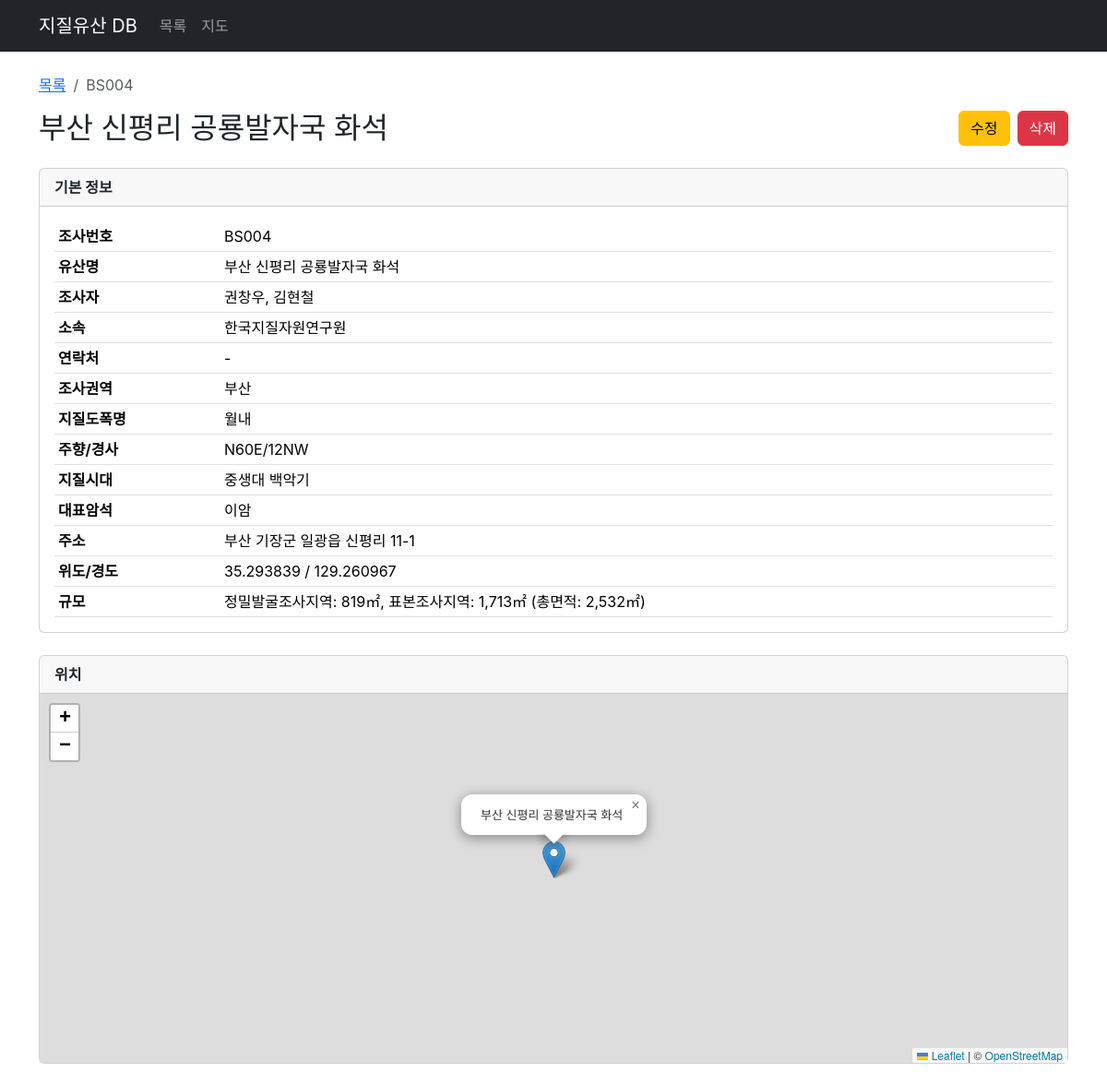
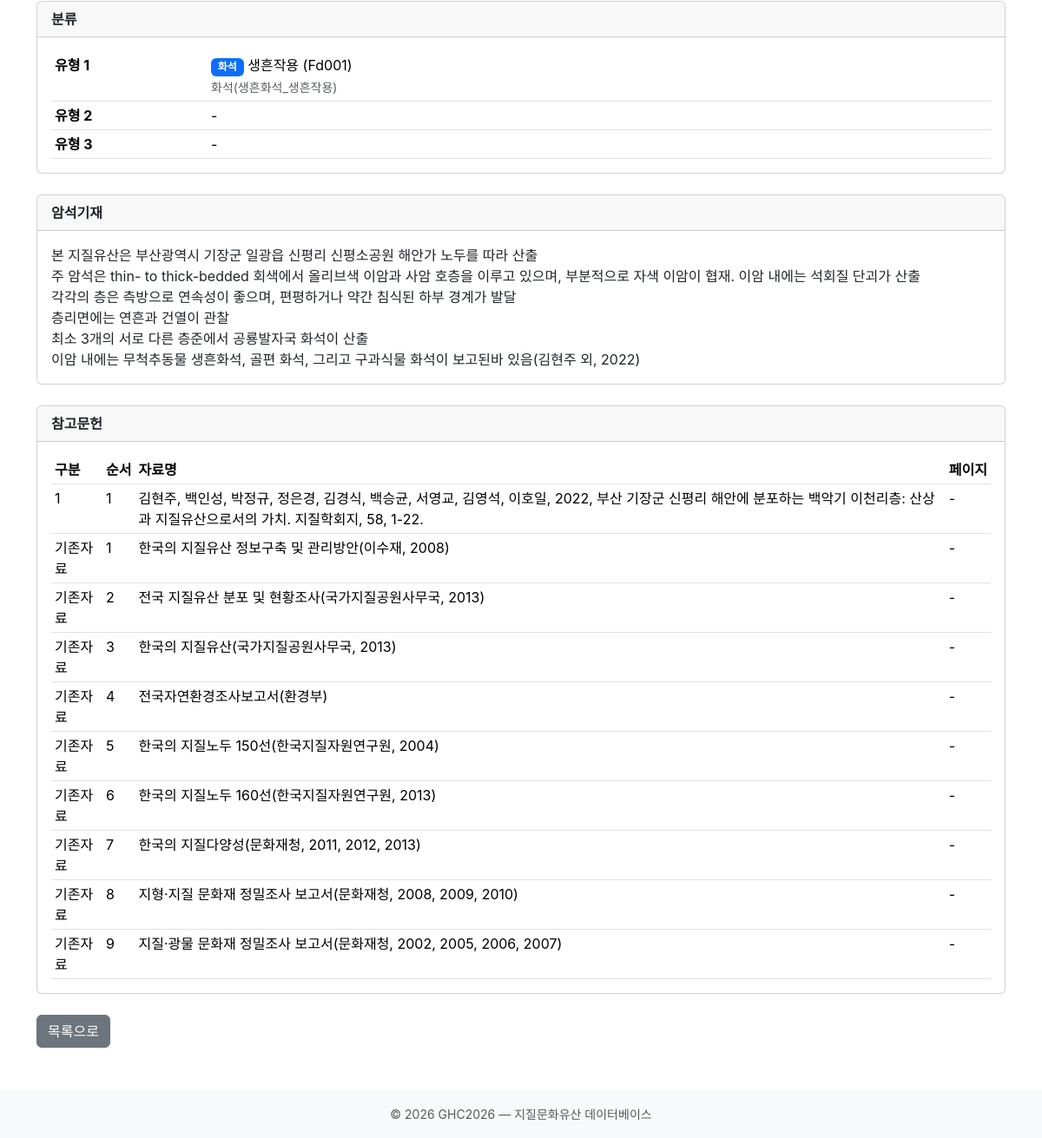
Screenshot of /heritage/BS004 with the database file from the repository (2 pictures, top to bottom).
### tables this page shows
CREATE TABLE GEOLOGICAL_CULTURAL_HERITAGE (
    SURVEY_NO       TEXT PRIMARY KEY,
    SURVEY_YEAR     INTEGER,

    GCH_NM          TEXT,
    SURVEY_NM       TEXT,
    PSITN           TEXT,
    CTTPC           TEXT,
    AREA_NM         TEXT,
    GEOLGC_MAP_NM   TEXT,
    STRK_SDP        TEXT,

    TY1_CD          TEXT,
    TY1_DES         TEXT,
    TY2_CD          TEXT,
    TY2_DES         TEXT,
    TY3_CD          TEXT,
    TY3_DES         TEXT,

    GEOLGC_AGE      TEXT,
    RRSTV_RCK       TEXT,
    ADDRESS         TEXT,

    LAT             REAL,
    LON             REAL,

    CCLT_SCL        TEXT,
    RKFR_DES        TEXT,

    CREATE_DT       TEXT,
    CREATOR_ID      TEXT,

    FOREIGN KEY (TY1_CD) REFERENCES COMMON_CODE(CODE),
    FOREIGN KEY (TY2_CD) REFERENCES COMMON_CODE(CODE),
    FOREIGN KEY (TY3_CD) REFERENCES COMMON_CODE(CODE)
);

CREATE TABLE COMMON_CODE (
    CODE_SN     INTEGER PRIMARY KEY AUTOINCREMENT,
    CODE        TEXT,
    CODE_NM     TEXT,
    TOP_CD      TEXT,
    TOP_CD_NM   TEXT,
    MID_CD      TEXT,
    MID_CD_NM   TEXT,
    BOT_CD      TEXT,
    BOT_CD_NM   TEXT,
    UPPER_CD    TEXT,
    RGSDE       TEXT
);

CREATE TABLE REFERENCE_MATERIAL (
    MATERIAL_SN  INTEGER PRIMARY KEY AUTOINCREMENT,

    SURVEY_NO    TEXT NOT NULL,
    GROUP_GBN    TEXT,
    ORDR         TEXT,
    MATERIAL_NM  TEXT,
    PGE          TEXT,

    CREATE_DT    TEXT,
    CREATOR_ID   TEXT,

    FOREIGN KEY (SURVEY_NO)
        REFERENCES GEOLOGICAL_CULTURAL_HERITAGE(SURVEY_NO)
        ON DELETE CASCADE
);

### app/routers/heritage.py (the view)
@router.get("/heritage/{survey_no}", response_class=HTMLResponse)
def detail(
    request: Request,
    survey_no: str,
    db: sqlite3.Connection = Depends(get_db),
):
    heritage = db.execute(
        """
        SELECT h.*,
               c1.CODE_NM AS ty1_nm, c1.TOP_CD_NM AS ty1_top,
               c2.CODE_NM AS ty2_nm, c2.TOP_CD_NM AS ty2_top,
               c3.CODE_NM AS ty3_nm, c3.TOP_CD_NM AS ty3_top
        FROM GEOLOGICAL_CULTURAL_HERITAGE h
        LEFT JOIN COMMON_CODE c1 ON h.TY1_CD = c1.CODE
        LEFT JOIN COMMON_CODE c2 ON h.TY2_CD = c2.CODE
        LEFT JOIN COMMON_CODE c3 ON h.TY3_CD = c3.CODE
        WHERE h.SURVEY_NO = ?
        """,
        [survey_no],
    ).fetchone()
    if not heritage:
        return templates.TemplateResponse(
            "detail.html",
            {"request": request, "heritage": None, "cave": None, "references": []},
            status_code=404,
        )
    cave = db.execute(
        "SELECT * FROM GEOLOGICAL_CULTURAL_CAVE WHERE SURVEY_NO = ?",
        [survey_no],
    ).fetchone()
    references = db.execute(
        "SELECT * FROM REFERENCE_MATERIAL WHERE SURVEY_NO = ? ORDER BY GROUP_GBN, ORDR",
        [survey_no],
    ).fetchall()
    return templates.TemplateResponse(
        "detail.html",
        {
            "request": request,
            "heritage": heritage,
            "cave": cave,
            "references": references,
        },
    )

### app/templates/detail.html (shortened to what this page needs)
{% extends "base.html" %}
{% block head_extra %}
<link rel="stylesheet" href="https://unpkg.com/leaflet@1.9.4/dist/leaflet.css">
{% endblock %}
{% block content %}
{% if not heritage %}
<div class="alert alert-warning">해당 조사번호의 데이터를 찾을 수 없습니다.</div>
<a href="/" class="btn btn-secondary">목록으로</a>
{% else %}
<nav aria-label="breadcrumb" class="mb-3">
    <ol class="breadcrumb">
        <li class="breadcrumb-item"><a href="/">목록</a></li>
        <li class="breadcrumb-item active">{{ heritage.SURVEY_NO }}</li>
    </ol>
</nav>
<div class="d-flex justify-content-between align-items-center mb-4">
    <h2 class="mb-0">{{ heritage.GCH_NM or heritage.SURVEY_NO }}</h2>
    <div class="d-flex gap-2">
        <a href="/heritage/{{ heritage.SURVEY_NO }}/edit" class="btn btn-warning">수정</a>
        <form method="post" action="/heritage/{{ heritage.SURVEY_NO }}/delete"
              onsubmit="return confirm('정말 삭제하시겠습니까?')">
            <button type="submit" class="btn btn-danger">삭제</button>
        </form>
    </div>
</div>
<div class="card mb-4">
    <div class="card-header"><strong>기본 정보</strong></div>
    <div class="card-body">
        <table class="table table-sm mb-0">
            <tbody>
                <tr><th style="width:180px">조사번호</th><td>{{ heritage.SURVEY_NO }}</td></tr>
                <tr><th>유산명</th><td>{{ heritage.GCH_NM or '-' }}</td></tr>
                <tr><th>조사자</th><td>{{ heritage.SURVEY_NM or '-' }}</td></tr>
                <tr><th>소속</th><td>{{ heritage.PSITN or '-' }}</td></tr>
                <tr><th>연락처</th><td>{{ heritage.CTTPC or '-' }}</td></tr>
                <tr><th>조사권역</th><td>{{ heritage.AREA_NM or '-' }}</td></tr>
                <tr><th>지질도폭명</th><td>{{ heritage.GEOLGC_MAP_NM or '-' }}</td></tr>
                <tr><th>주향/경사</th><td>{{ heritage.STRK_SDP or '-' }}</td></tr>
                <tr><th>지질시대</th><td>{{ heritage.GEOLGC_AGE or '-' }}</td></tr>
                <tr><th>대표암석</th><td>{{ heritage.RRSTV_RCK or '-' }}</td></tr>
                <tr><th>주소</th><td>{{ heritage.ADDRESS or '-' }}</td></tr>
                <tr><th>위도/경도</th><td>{{ heritage.LAT or '-' }} / {{ heritage.LON or '-' }}</td></tr>
                <tr><th>규모</th><td>{{ heritage.CCLT_SCL or '-' }}</td></tr>
            </tbody>
        </table>
    </div>
</div>
{% if heritage.LAT and heritage.LON %}
<div class="card mb-4">
    <div class="card-header"><strong>위치</strong></div>
    <div class="card-body p-0">
        <div id="map" style="height: 400px;"></div>
    </div>
</div>
{% endif %}
<div class="card mb-4">
    <div class="card-header"><strong>분류</strong></div>
    <div class="card-body">
        <table class="table table-sm mb-0">
            <tbody>
                <tr>
                    <th style="width:180px">유형 1</th>
                    <td>
                        {% if heritage.TY1_CD %}
                        <span class="badge bg-primary">{{ heritage.ty1_top }}</span>
                        {{ heritage.ty1_nm }} ({{ heritage.TY1_CD }})
                        {% if heritage.TY1_DES %}<br><small class="text-muted">{{ heritage.TY1_DES }}</small>{% endif %}
                        {% else %}-{% endif %}
                    </td>
                </tr>
                <tr>
                    <th>유형 2</th>
                    <td>
                        {% if heritage.TY2_CD %}
                        <span class="badge bg-primary">{{ heritage.ty2_top }}</span>
                        {{ heritage.ty2_nm }} ({{ heritage.TY2_CD }})
                        {% if heritage.TY2_DES %}<br><small class="text-muted">{{ heritage.TY2_DES }}</small>{% endif %}
                        {% else %}-{% endif %}
                    </td>
                </tr>
                <tr>
                    <th>유형 3</th>
                    <td>
                        {% if heritage.TY3_CD %}
                        <span class="badge bg-primary">{{ heritage.ty3_top }}</span>
                        {{ heritage.ty3_nm }} ({{ heritage.TY3_CD }})
                        {% if heritage.TY3_DES %}<br><small class="text-muted">{{ heritage.TY3_DES }}</small>{% endif %}
                        {% else %}-{% endif %}
                    </td>
                </tr>
            </tbody>
        </table>
    </div>
</div>
{% if heritage.RKFR_DES %}
<div class="card mb-4">
    <div class="card-header"><strong>암석기재</strong></div>
    <div class="card-body">
        <p class="mb-0" style="white-space: pre-wrap;">{{ heritage.RKFR_DES }}</p>
    </div>
</div>
{% endif %}
{% if references %}
<div class="card mb-4">
    <div class="card-header"><strong>참고문헌</strong></div>
    <div class="card-body">
        <table class="table table-sm mb-0">
            <thead>
                <tr><th>구분</th><th>순서</th><th>자료명</th><th>페이지</th></tr>
            </thead>
            <tbody>
                {% for ref in references %}
                <tr>
                    <td>{{ ref.GROUP_GBN or '-' }}</td>
                    <td>{{ ref.ORDR or '-' }}</td>
                    <td>{{ ref.MATERIAL_NM or '-' }}</td>
                    <td>{{ ref.PGE or '-' }}</td>
                </tr>
                {% endfor %}
            </tbody>
        </table>
    </div>
</div>
{% endif %}
<a href="/" class="btn btn-secondary">목록으로</a>
{% endif %}
{% endblock %}

### app/static/style.css (style rules this page uses)
body { font-family: -apple-system, BlinkMacSystemFont, "Segoe UI", Roboto, "Noto Sans KR", sans-serif; }
.table th { white-space: nowrap; }

### rows the page displays
GEOLOGICAL_CULTURAL_HERITAGE: SURVEY_NO "BS004", GCH_NM "부산 신평리 공룡발자국 화석", SURVEY_NM "권창우, 김현철", PSITN "한국지질자원연구원", AREA_NM "부산", GEOLGC_MAP_NM "월내", STRK_SDP "N60E/12NW", GEOLGC_AGE "중생대 백악기", RRSTV_RCK "이암", ADDRESS "부산 기장군 일광읍 신평리 11-1", LAT "35.293839", LON "129.260967", CCLT_SCL "정밀발굴조사지역: 819㎡, 표본조사지역: 1,713㎡ (총면적: 2,532㎡)", TY1_CD "Fd001", TY1_DES "화석(생흔화석_생흔작용)", RKFR_DES "본 지질유산은 부산광역시 기장군 일광읍 신평리 신평소공원 해안가 노두를 따라 산출 주 암석은 thin- to thick-bedded 회색에서 올리브색 이암과 사암 호층을 이루고 있으며, 부분적으로 자색 이암이 협재. 이암 내에는 석회질 단괴가 산출 각각의 층은 측방으로 연속성이 좋으며, 편평하거나 약간 침식된 하부 경계가 발달 층리면에는 연흔과 건열이 관찰 최소 3개의 서로 다른 층준에서 공룡발자국 화석이 산출 이암 내에는 무척추동물 생흔화석, 골편 화석, 그리고 구과식물 화석이 보고된바 있음(김현주 외, 2022)"
COMMON_CODE: ty1_top "화석", ty1_nm "생흔작용"
REFERENCE_MATERIAL: GROUP_GBN "1", ORDR "1", MATERIAL_NM "김현주, 백인성, 박정규, 정은경, 김경식, 백승균, 서영교, 김영석, 이호일, 2022, 부산 기장군 신평리 해안에 분포하는 백악기 이천리층: 산상과 지질유산으로서의 가치. 지질학회지, 58, 1-22.", PGE "-"
REFERENCE_MATERIAL: GROUP_GBN "기존자료", ORDR "1", MATERIAL_NM "한국의 지질유산 정보구축 및 관리방안(이수재, 2008)", PGE "-"
REFERENCE_MATERIAL: GROUP_GBN "기존자료", ORDR "2", MATERIAL_NM "전국 지질유산 분포 및 현황조사(국가지질공원사무국, 2013)", PGE "-"
REFERENCE_MATERIAL: GROUP_GBN "기존자료", ORDR "3", MATERIAL_NM "한국의 지질유산(국가지질공원사무국, 2013)", PGE "-"
REFERENCE_MATERIAL: GROUP_GBN "기존자료", ORDR "4", MATERIAL_NM "전국자연환경조사보고서(환경부)", PGE "-"
REFERENCE_MATERIAL: GROUP_GBN "기존자료", ORDR "5", MATERIAL_NM "한국의 지질노두 150선(한국지질자원연구원, 2004)", PGE "-"
REFERENCE_MATERIAL: GROUP_GBN "기존자료", ORDR "6", MATERIAL_NM "한국의 지질노두 160선(한국지질자원연구원, 2013)", PGE "-"
REFERENCE_MATERIAL: GROUP_GBN "기존자료", ORDR "7", MATERIAL_NM "한국의 지질다양성(문화재청, 2011, 2012, 2013)", PGE "-"
REFERENCE_MATERIAL: GROUP_GBN "기존자료", ORDR "8", MATERIAL_NM "지형·지질 문화재 정밀조사 보고서(문화재청, 2008, 2009, 2010)", PGE "-"
REFERENCE_MATERIAL: GROUP_GBN "기존자료", ORDR "9", MATERIAL_NM "지질·광물 문화재 정밀조사 보고서(문화재청, 2002, 2005, 2006, 2007)", PGE "-"

### other values shown
{{ heritage.CTTPC or '-' }} "-"
